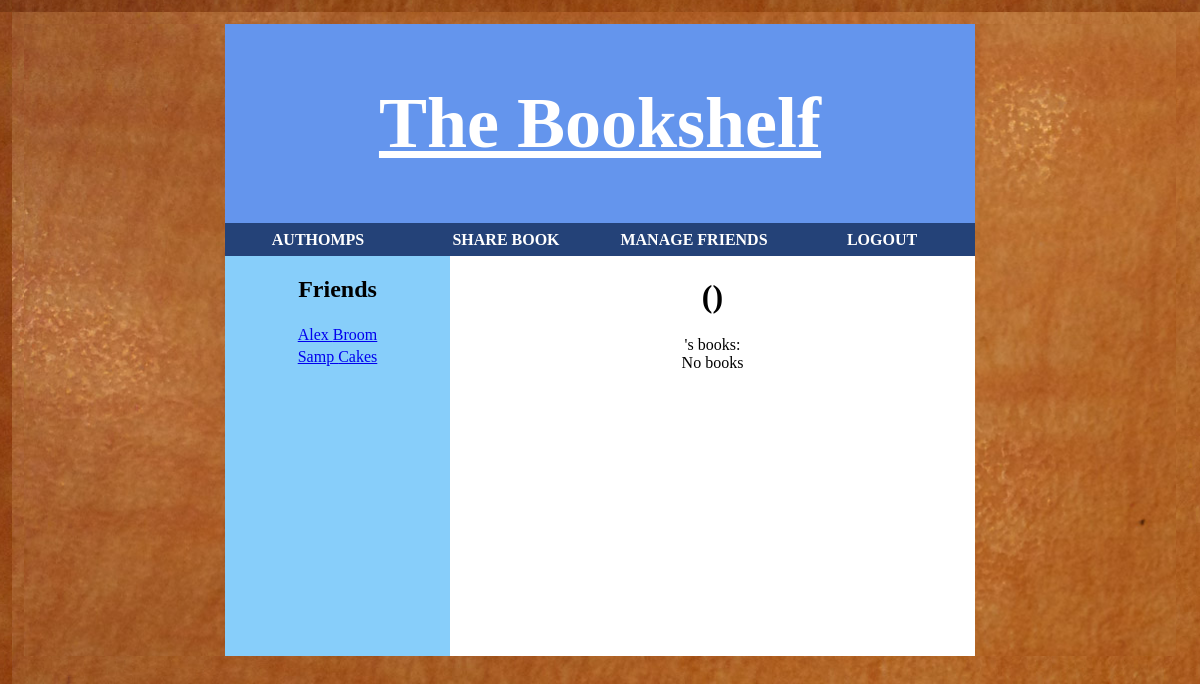
Screenshot of /friend_homepage.php (signed in) with the database file from the repository.
### tables this page shows
CREATE TABLE users
( 	username VARCHAR(20) PRIMARY KEY NOT NULL,
	password VARCHAR(20) NOT NULL,
	current_book VARCHAR(13),
	first_name VARCHAR(20),
	last_name VARCHAR(20),
	FOREIGN KEY (current_book) REFERENCES books(isbn)
);

### friends_list.php (the view, shortened to what this page needs)
<div id="friends">
	<h2 align="center">Friends</h2>
	<?php
		include('access_database.php');
		$friendQuery = "SELECT username, first_name, last_name FROM users JOIN friends WHERE username = friend AND user = '".$username."' ORDER BY last_name";
		$friendStmt = $db->query($friendQuery);
		$num_rows = $friendStmt->num_rows;
		if ($num_rows == 0) {
			echo "You have no friends.";
		} else {
			echo '<table class="friends_list">';
			for ($i=0; $i < $num_rows; $i++) {
				$row = $friendStmt->fetch_assoc();
				echo '<tr><td>'.'<a href="friend_homepage.php?friend_name='.$row['username'].'">'.$row['first_name'].' '.$row['last_name'].'</a>'.'</td></tr>';
			}
			echo "</table>";
		}
	?>
</div>

### css/bookshelf.css (style rules this page uses)
html, body { margin:1%; padding:0; background-image: url('background_wood.jpg'); }
#friends { float: left; width: 30%; height: 100%; background-color: #87CEFA; }
table { margin-left:auto; margin-right:auto; }

### rows the page displays
users: first_name "Alex", last_name "Broom"
users: first_name "Samp", last_name "Cakes"

### other values shown
$username "AUTHOMPS"
